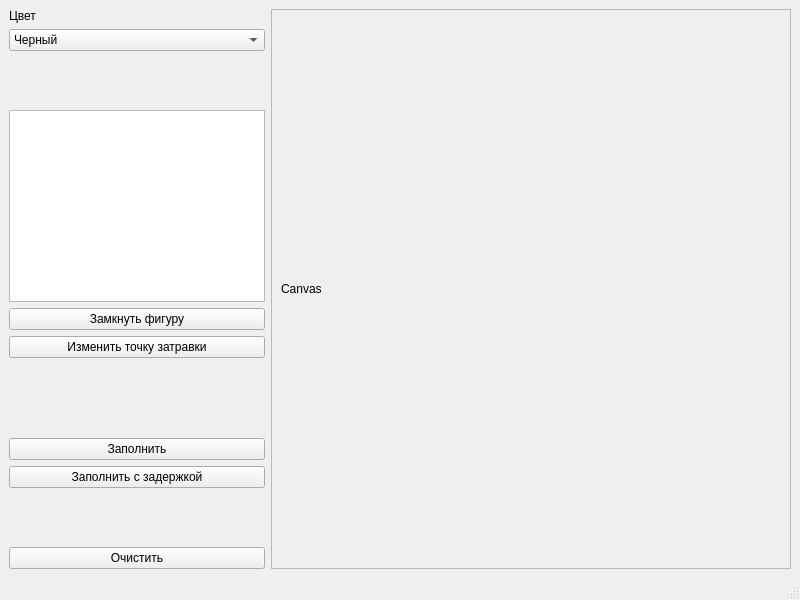
<?xml version="1.0" encoding="UTF-8"?>
<ui version="4.0">
 <class>MainWindow</class>
 <widget class="QMainWindow" name="MainWindow">
  <property name="geometry">
   <rect>
    <x>0</x>
    <y>0</y>
    <width>800</width>
    <height>600</height>
   </rect>
  </property>
  <property name="windowTitle">
   <string>MainWindow</string>
  </property>
  <widget class="QWidget" name="centralwidget">
   <layout class="QHBoxLayout" name="horizontalLayout">
    <item>
     <layout class="QVBoxLayout" name="verticalLayout_2">
      <item>
       <widget class="QLabel" name="label_2">
        <property name="text">
         <string>Цвет</string>
        </property>
       </widget>
      </item>
      <item>
       <widget class="QComboBox" name="comboBox">
        <property name="currentIndex">
         <number>0</number>
        </property>
        <item>
         <property name="text">
          <string>Черный</string>
         </property>
        </item>
        <item>
         <property name="text">
          <string>Синий</string>
         </property>
        </item>
       </widget>
      </item>
      <item>
       <spacer name="verticalSpacer_2">
        <property name="orientation">
         <enum>Qt::Vertical</enum>
        </property>
        <property name="sizeHint" stdset="0">
         <size>
          <width>20</width>
          <height>40</height>
         </size>
        </property>
       </spacer>
      </item>
      <item>
       <widget class="QTextBrowser" name="textBrowser">
        <property name="sizePolicy">
         <sizepolicy hsizetype="Minimum" vsizetype="Expanding">
          <horstretch>0</horstretch>
          <verstretch>0</verstretch>
         </sizepolicy>
        </property>
        <property name="baseSize">
         <size>
          <width>0</width>
          <height>0</height>
         </size>
        </property>
        <property name="html">
         <string notr="true">&lt;!DOCTYPE HTML PUBLIC &quot;-//W3C//DTD HTML 4.0//EN&quot; &quot;http://www.w3.org/TR/REC-html40/strict.dtd&quot;&gt;
&lt;html&gt;&lt;head&gt;&lt;meta name=&quot;qrichtext&quot; content=&quot;1&quot; /&gt;&lt;style type=&quot;text/css&quot;&gt;
p, li { white-space: pre-wrap; }
&lt;/style&gt;&lt;/head&gt;&lt;body style=&quot; font-family:'Sans Serif'; font-size:9pt; font-weight:400; font-style:normal;&quot;&gt;
&lt;p style=&quot;-qt-paragraph-type:empty; margin-top:0px; margin-bottom:0px; margin-left:0px; margin-right:0px; -qt-block-indent:0; text-indent:0px;&quot;&gt;&lt;br /&gt;&lt;/p&gt;&lt;/body&gt;&lt;/html&gt;</string>
        </property>
        <property name="openLinks">
         <bool>false</bool>
        </property>
       </widget>
      </item>
      <item>
       <widget class="QPushButton" name="end_fig_btn">
        <property name="text">
         <string>Замкнуть фигуру</string>
        </property>
       </widget>
      </item>
      <item>
       <widget class="QPushButton" name="changePointBtn">
        <property name="text">
         <string>Изменить точку затравки</string>
        </property>
       </widget>
      </item>
      <item>
       <spacer name="verticalSpacer">
        <property name="orientation">
         <enum>Qt::Vertical</enum>
        </property>
        <property name="sizeHint" stdset="0">
         <size>
          <width>20</width>
          <height>40</height>
         </size>
        </property>
       </spacer>
      </item>
      <item>
       <widget class="QLabel" name="time_label">
        <property name="text">
         <string/>
        </property>
       </widget>
      </item>
      <item>
       <widget class="QPushButton" name="fill_fig">
        <property name="text">
         <string>Заполнить</string>
        </property>
       </widget>
      </item>
      <item>
       <widget class="QPushButton" name="fill_fig_slow">
        <property name="text">
         <string>Заполнить c задержкой</string>
        </property>
       </widget>
      </item>
      <item>
       <spacer name="verticalSpacer_3">
        <property name="orientation">
         <enum>Qt::Vertical</enum>
        </property>
        <property name="sizeHint" stdset="0">
         <size>
          <width>20</width>
          <height>40</height>
         </size>
        </property>
       </spacer>
      </item>
      <item>
       <widget class="QPushButton" name="clear_btn">
        <property name="text">
         <string>Очистить</string>
        </property>
       </widget>
      </item>
     </layout>
    </item>
    <item>
     <widget class="QScrollArea" name="scrollArea">
      <property name="verticalScrollBarPolicy">
       <enum>Qt::ScrollBarAlwaysOff</enum>
      </property>
      <property name="horizontalScrollBarPolicy">
       <enum>Qt::ScrollBarAlwaysOff</enum>
      </property>
      <property name="widgetResizable">
       <bool>true</bool>
      </property>
      <widget class="QWidget" name="scrollAreaWidgetContents">
       <property name="geometry">
        <rect>
         <x>0</x>
         <y>0</y>
         <width>516</width>
         <height>536</height>
        </rect>
       </property>
       <layout class="QVBoxLayout" name="verticalLayout">
        <item>
         <widget class="QLabel" name="canvas">
          <property name="text">
           <string>Canvas</string>
          </property>
         </widget>
        </item>
       </layout>
      </widget>
     </widget>
    </item>
   </layout>
  </widget>
  <widget class="QMenuBar" name="menubar">
   <property name="geometry">
    <rect>
     <x>0</x>
     <y>0</y>
     <width>800</width>
     <height>22</height>
    </rect>
   </property>
  </widget>
  <widget class="QStatusBar" name="statusbar"/>
 </widget>
 <resources/>
 <connections/>
</ui>
